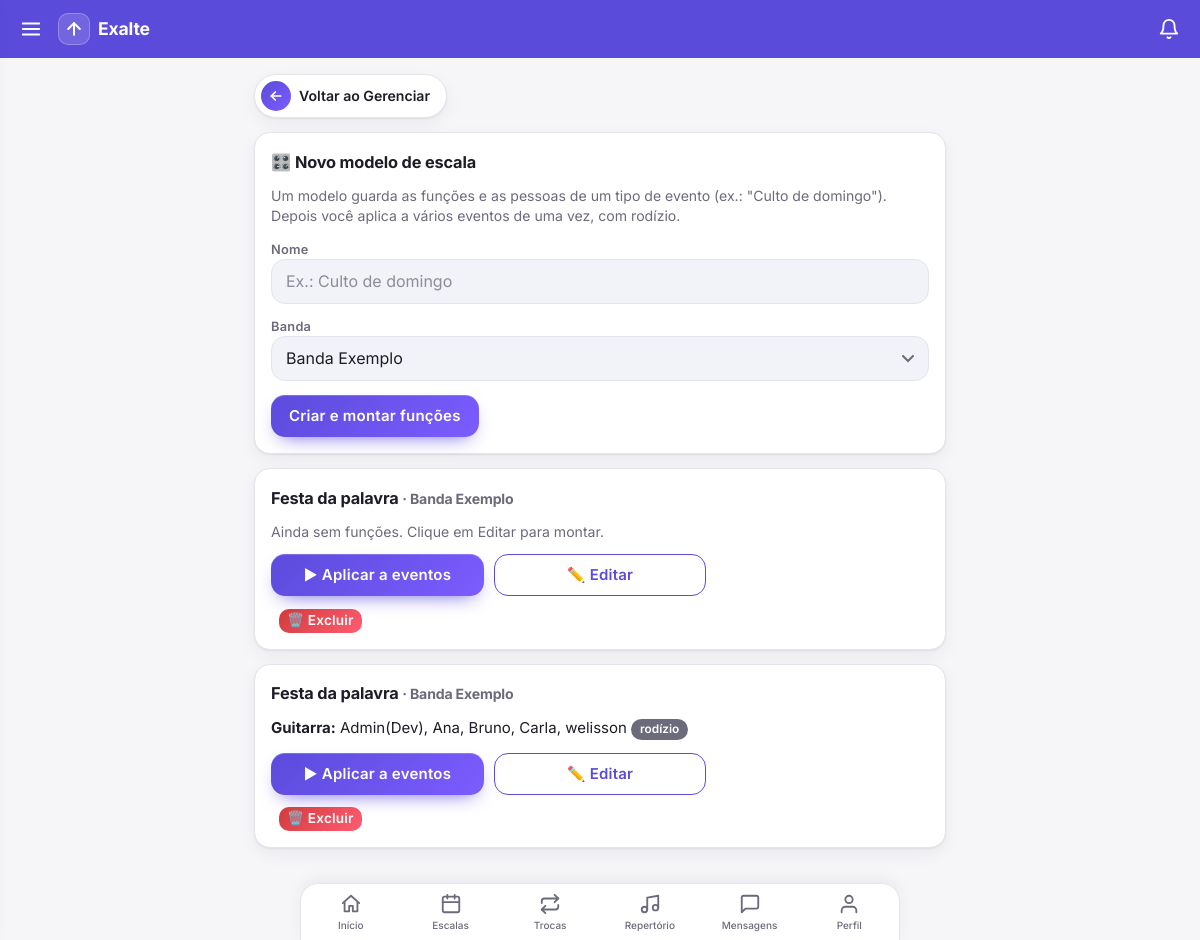
Screenshot of /modelos/ (signed in) with the database file from the repository.
### core/models.py (models this page shows, shortened)
class ModeloEscala(models.Model):
    banda = models.ForeignKey(Banda, on_delete=models.CASCADE, related_name="modelos_escala")
    nome = models.CharField(max_length=100)
    criado = models.DateTimeField(auto_now_add=True)
    class Meta:
        ordering = ["nome"]

class Banda(models.Model):
    nome = models.CharField(max_length=100)
    descricao = models.TextField(blank=True)
    foto_em = models.DateTimeField(null=True, blank=True)

class ModeloFuncao(models.Model):
    modelo = models.ForeignKey(ModeloEscala, on_delete=models.CASCADE, related_name="funcoes")
    funcao = models.CharField(max_length=60)
    ordem = models.PositiveIntegerField(default=0)
    membros = models.ManyToManyField(Membro, blank=True, related_name="+")
    class Meta:
        ordering = ["ordem"]

class Membro(models.Model):
    PAPEIS = [("lider", "Líder"), ("membro", "Membro")]
    user = models.ForeignKey(settings.AUTH_USER_MODEL, on_delete=models.CASCADE, related_name="membros")
    banda = models.ForeignKey(Banda, on_delete=models.CASCADE, related_name="membros")
    papel = models.CharField(max_length=10, choices=PAPEIS, default="membro")
    instrumentos = models.CharField(max_length=200, blank=True, help_text="Ex.: Violão, Baixo, Vocal")
    vocal = models.BooleanField("Equipe: Vocal", default=False)
    back = models.BooleanField("Equipe: Back", default=False)
    instrumental = models.BooleanField("Equipe: Instrumental", default=False)
    class Meta:
        unique_together = ("user", "banda")

### core/views.py (the view)
# urls.py: path("modelos/", v.modelos, name="modelos"),
@login_required
def modelos(request):
    if not _eh_lider(request.user):
        return redirect("home")
    bandas = bandas_do_lider(request.user)
    lista = (ModeloEscala.objects.filter(banda__in=bandas).select_related("banda")
             .prefetch_related("funcoes__membros__user"))
    lotes = (LoteEscala.objects.filter(banda__in=bandas).select_related("banda")
             .annotate(n=Count("escalas")).order_by("-criado")[:10])
    return render(request, "modelos.html", dict(bandas=bandas, lista=lista, lotes=lotes))

### core/forms.py (called while the page is built)
def bandas_do_lider(user):
    return Banda.objects.filter(membros__user=user, membros__papel="lider")

### core/leitura.py (called while the page is built)
def contagens(user):
    bandas = list(Membro.objects.filter(user=user).values_list("banda_id", flat=True))
    if not bandas:
        return {}
    marcas = dict(LeituraMensagens.objects.filter(user=user, banda_id__in=bandas).values_list("banda_id", "ate"))
    agora = timezone.now()
    novas = [LeituraMensagens(user=user, banda_id=b, ate=agora) for b in bandas if b not in marcas]
    if novas:
        LeituraMensagens.objects.bulk_create(novas, ignore_conflicts=True)
        marcas.update({n.banda_id: agora for n in novas})
    return {b: Mensagem.objects.filter(banda_id=b, criado__gt=marcas[b]).exclude(autor=user).count() for b in bandas}

### core/templatetags/menu.py (called while the page is built)
@register.simple_tag(takes_context=True)
def usuario_eh_lider(context):
    u = context["request"].user
    return u.is_authenticated and Membro.objects.filter(user=u, papel="lider").exists()

@register.simple_tag(takes_context=True)
def nao_lidas(context):
    request = context.get("request")
    if request is None or not request.user.is_authenticated:
        return 0
    if not hasattr(request, "_nao_lidas"):
        from core.leitura import contagens
        request._nao_lidas = sum(contagens(request.user).values())
    return request._nao_lidas

### core/views.py (called while the page is built)
def _eh_lider(user):
    return Membro.objects.filter(user=user, papel="lider").exists()

### core/templates/modelos.html (shortened to what this page needs)
{% extends "base.html" %}{% block content %}
<a class="voltar" href="{% url 'gerenciar' %}"><span class="seta"><svg class="ic"><use href="#i-back"/></svg></span>Voltar ao Gerenciar</a>
<div class="card fm"><h2>🎛️ Novo modelo de escala</h2>
<p class="mut">Um modelo guarda as funções e as pessoas de um tipo de evento (ex.: "Culto de domingo"). Depois você aplica a vários eventos de uma vez, com rodízio.</p>
<form method="post" action="{% url 'modelo_novo' %}">{% csrf_token %}
<p><label>Nome<br><input name="nome" placeholder="Ex.: Culto de domingo" required></label></p>
<p><label>Banda<br><select name="banda">{% for b in bandas %}<option value="{{ b.pk }}">{{ b.nome }}</option>{% endfor %}</select></label></p>
<button>Criar e montar funções</button></form></div>
{% for m in lista %}<div class="card"><h2>{{ m.nome }} <span class="mut">· {{ m.banda.nome }}</span></h2>
{% for f in m.funcoes.all %}<p><b>{{ f.funcao }}:</b> {% for x in f.membros.all %}{{ x.user.get_full_name|default:x.user.username }}{% if not forloop.last %}, {% endif %}{% empty %}<span class="mut">ninguém</span>{% endfor %}
{% if f.membros.all|length > 1 %}<span class="tag">rodízio</span>{% endif %}</p>
{% empty %}<p class="mut">Ainda sem funções. Clique em Editar para montar.</p>{% endfor %}
<p><a href="{% url 'modelo_aplicar' m.pk %}"><button>▶ Aplicar a eventos</button></a>
<a href="{% url 'modelo_editar' m.pk %}"><button class="sec">✏️ Editar</button></a>
<form class="inl" method="post" action="{% url 'modelo_excluir' m.pk %}" onsubmit="return confirm('Excluir o modelo {{ m.nome|escapejs }}? As escalas já criadas por ele continuam.')">{% csrf_token %}<button class="no">🗑️ Excluir</button></form></p></div>
{% empty %}<p class="mut">Nenhum modelo ainda.</p>{% endfor %}
{% endblock %}

### core/templates/base.html (style rules this page uses)
:root { --bg:#f6f6f9;--card:#fff;--tx:#1d1d28;--mut:#6b6b7b;--pri:#5b4bdb;--pri-soft:#ecebfb;--ok:#1a9d5a;--no:#d23b3b;--bd:#e4e4ec;--sh:0 1px 2px #1d1d2812,0 6px 18px #1d1d280d;--pri2:#7c5cff;--field:#f2f2f9;--glow:#5b4bdb40 }
* { box-sizing:border-box;-webkit-tap-highlight-color:transparent }
html { scroll-padding-top:70px }
body { margin:0;font-family:Inter,system-ui,-apple-system,"Segoe UI",Roboto,sans-serif;background:var(--bg);color:var(--tx);line-height:1.45;font-size:15px; padding-bottom:calc(76px + env(safe-area-inset-bottom,0px)) }
a { color:var(--pri);text-decoration:none }
svg.ic { width:22px;height:22px;fill:none;stroke:currentColor;stroke-width:2;stroke-linecap:round;stroke-linejoin:round;flex:none }
h2 { margin:.1em 0 .7em;font-size:1.02rem;font-weight:700;letter-spacing:-.01em }
.card { background:var(--card);border-radius:16px;padding:16px;margin:0;box-shadow:var(--sh);border:1px solid var(--bd) }
.mut { color:var(--mut);font-size:.88rem }
p { margin:.4em 0 }
.tag { display:inline-block;padding:2px 9px;border-radius:99px;font-size:.74rem;font-weight:600;color:#fff;background:var(--mut);vertical-align:middle }
button,.btn { font:inherit;font-weight:600;letter-spacing:.015em;min-height:42px;padding:9px 18px;border-radius:14px;border:0;color:#fff;cursor:pointer; background:linear-gradient(135deg,var(--pri),var(--pri2));box-shadow:0 8px 20px -10px var(--pri),inset 0 1px 0 #ffffff30;transition:transform .12s,box-shadow .2s,filter .2s }
button.no { background:linear-gradient(135deg,#d23b3b,#ff5d73);box-shadow:0 8px 20px -10px var(--no),inset 0 1px 0 #ffffff30 }
button.sec { background:transparent;color:var(--pri);border:1.5px solid var(--pri);box-shadow:none }
.inl button { min-height:0;padding:4px 11px;font-size:.85rem;border-radius:10px;box-shadow:none }
input:not([type=checkbox]):not([type=radio]):not([type=file]),select,textarea { font-family:inherit;font-size:16px;font-weight:400;letter-spacing:0;line-height:1.3;padding:11px 14px;border-radius:14px;border:1.5px solid var(--bd);background:var(--field);color:var(--tx);max-width:100%;transition:border-color .15s,box-shadow .2s,background .15s }
input::placeholder,textarea::placeholder { color:var(--mut);opacity:.75 }
select { appearance:none;-webkit-appearance:none;padding-right:38px;background-repeat:no-repeat;background-position:right 14px center }
.fm p { margin:0 0 14px }
.fm label { font-size:.8rem;font-weight:600;color:var(--mut);letter-spacing:.02em }
.fm input:not([type=checkbox]):not([type=radio]):not([type=file]),.fm select,.fm textarea { width:100% }
a.voltar { display:inline-flex;align-items:center;gap:8px;padding:6px 16px 6px 6px;margin:0;border-radius:99px;background:var(--card);border:1px solid var(--bd);box-shadow:var(--sh);color:var(--tx);font-weight:600;font-size:.88rem;transition:transform .12s,box-shadow .2s }
a.voltar .seta { width:30px;height:30px;border-radius:50%;display:grid;place-items:center;color:#fff;background:linear-gradient(135deg,var(--pri),var(--pri2)) }
a.voltar .seta svg { width:16px;height:16px;stroke-width:2.6 }
main>* { margin-top:0;margin-bottom:0 }
main>a { align-self:flex-start }
.card p { margin:0 0 .85em }
.fm label { display:block }
main p:has(> a > button),main p:has(> button),main p:has(> form.inl) { display:flex;flex-wrap:wrap;align-items:center;gap:10px }
main p:has(> a > button):not(:has(> form)) { display:grid;grid-template-columns:repeat(auto-fill,minmax(190px,1fr));gap:10px }
main p:has(> a > button):not(:has(> form)) button { width:100%;white-space:nowrap }

### core/templates/modelos.html (style rules this page uses)
.inl { display:inline;margin:0 0 0 8px }
.inl button { padding:2px 8px }

### rows the page displays
ModeloEscala: nome "Festa da palavra", banda.nome "Banda Exemplo"
ModeloEscala: nome "Festa da palavra", banda.nome "Banda Exemplo"
ModeloFuncao: funcao "Guitarra", shows "rodízio"
Membro: user.get_full_name "Admin(Dev)"
Membro: user.get_full_name "Ana"
Membro: user.get_full_name "Bruno"
Membro: user.get_full_name "Carla"
Membro: user.get_full_name "welisson"

### other values shown
form field banda "Banda Exemplo"
